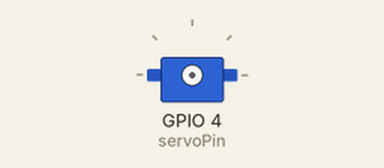
The sketch below on a simulated ESP32. On the bench: servo. WiFi joins after 1.5 s; servers stay silent unless stated; what the sketch prints to the serial monitor is not drawn.

Above: at 0.0 s.
At 11.8 s:
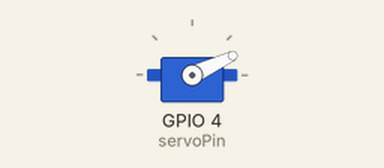
Timing chart, 0 to 13.3 s (numbered marks = the images above):
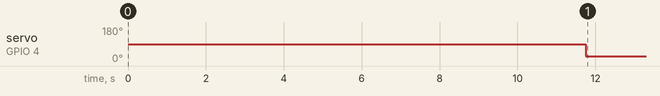

Measured:
- by itself, servo on GPIO 4 (servoPin): 90° → 25° at 11.8 s

The sketch:

Diagnostics_Sketch_Servo_Working.ino
```cpp
/*
 *  This sketch is to be used for diagnostics via wifi
 *  The default sketch is comprised of two parts only.
 *    1. Initializing WiFi and OTA
 *    2. Initializing TelNet Serial Output/Input
 *  Anything else in this sketch is to be considered temporary for diagnostics only
 */


/*
 *  MowBot Pins
 *
 *  Sonar
 *  Ping                                                =   26
 *  Echo                                                =   27
 *  Servo
 *  Pin                                                 =   4
 *  Right Motor
 *  R_Enable  (Forward direction relative to motor)     =   12
 *  R_PWM     (Forward Speed)                           =   13
 *  L_Enable  (Backward direction relative to motor)    =   14
 *  L_PWM     (Backward Speed)                          =   NOT YET CONNECTED
 *  Left Motor
 *  R_Enable  (Forward direction relative to motor)     =   15
 *  R_PWM     (Forward Speed)                           =   NOT YET CONNECTED
 *  L_Enable  (Backward direction relative to motor)    =   16
 *  L_PWM     (Backward Speed)                          =   5
 *  Voltage Sensor
 *  Signal                                              =   35
 *  GPS/Compass
 *  GPS TX                                              =   17
 *  GPS RX                                              =   18
 *  Compass SDA                                         =   21
 *  Compass SDL                                         =   22
 *
 *  EMPTY PINS
 *  2
 *  0
 *  19
 *  23
 *  25
 *  33
 *  32
 *  34
 *  VN
 *  VP
 *
 *  MowBot ToDo
 *  Motor Control
 *  Voltage Sensor
 *  Servo Calibration -
 *  Ultrasound
 *
 */

#include <WiFi.h>
#include <ESPmDNS.h>
#include <WiFiUdp.h>
#include <ArduinoOTA.h>

//const char* ssid = "chlabs_bot";
//const char* password = "chlabsrobotseverywhere";
char otaHash[] = "ee59085accf685157a4c8cb7d1a76887";

/* ------------------------------------------------- */

#include "ESPTelnet.h"

/* ------------------------------------------------- */

#define SERIAL_SPEED    115200
#define WIFI_SSID       "chlabs_bot"
#define WIFI_PASSWORD   "chlabsrobotseverywhere"

/* ------------------------------------------------- */


ESPTelnet telnet;
IPAddress ip;
uint16_t  port = 23;

/* ------------------------------------------------- */

void setupSerial(long speed, String msg = "") {
  Serial.begin(speed);
//  while (!Serial) {
//  }
  delay(200);
  Serial.println();
  Serial.println();
  if (msg != "") Serial.println(msg);
}

/* ------------------------------------------------- */

bool isConnected() {
  return (WiFi.status() == WL_CONNECTED);
}

/* ------------------------------------------------- */

bool connectToWiFi(const char* ssid, const char* password, int max_tries = 20, int pause = 500) {
  int i = 0;
  WiFi.mode(WIFI_STA);
  WiFi.begin(ssid, password);
  do {
    delay(pause);
    Serial.print(".");
  } while (!isConnected() || i++ < max_tries);
  WiFi.setAutoReconnect(true);
  WiFi.persistent(true);
  return isConnected();
}

/* ------------------------------------------------- */

void errorMsg(String error, bool restart = true) {
  Serial.println(error);
  if (restart) {
    Serial.println("Rebooting now...");
    delay(2000);
    ESP.restart();
    delay(2000);
  }
}

/* ------------------------------------------------- */

void setupTelnet() {
  // passing on functions for various telnet events
  telnet.onConnect(onTelnetConnect);
  telnet.onConnectionAttempt(onTelnetConnectionAttempt);
  telnet.onReconnect(onTelnetReconnect);
  telnet.onDisconnect(onTelnetDisconnect);

  // passing a lambda function
  telnet.onInputReceived([](String str) {
    // checks for a certain command
    if (str == "ping") {
      telnet.println("> pong");
      Serial.println("- Telnet: pong");
    // disconnect the client
    } else if (str == "bye") {
      telnet.println("> disconnecting you...");
      telnet.disconnectClient();
      }
  });

  Serial.print("- Telnet: ");
  if (telnet.begin(port)) {
    Serial.println("running");
  } else {
    Serial.println("error.");
    errorMsg("Will reboot...");
  }
}

/* ------------------------------------------------- */

// (optional) callback functions for telnet events
void onTelnetConnect(String ip) {
  Serial.print("- Telnet: ");
  Serial.print(ip);
  Serial.println(" connected");
  telnet.println("\nWelcome " + telnet.getIP());
  telnet.println("(Use ^] + q  to disconnect.)");
}

void onTelnetDisconnect(String ip) {
  Serial.print("- Telnet: ");
  Serial.print(ip);
  Serial.println(" disconnected");
}

void onTelnetReconnect(String ip) {
  Serial.print("- Telnet: ");
  Serial.print(ip);
  Serial.println(" reconnected");
}

void onTelnetConnectionAttempt(String ip) {
  Serial.print("- Telnet: ");
  Serial.print(ip);
  Serial.println(" tried to connected");
}

/* ------------------------------------------------- */


/*******      DIAGNOSTIC - DIAGNOSTIC - DIAGNOSTIC    ******/

#include <ESP32Servo.h>
Servo sonarServo;
int pos = 0;    // variable to store the servo position
// Recommended PWM GPIO pins on the ESP32 include 2,4,12-19,21-23,25-27,32-33
int servoPin = 4;

/*******      DIAGNOSTIC - DIAGNOSTIC - DIAGNOSTIC    ******/

void setup() {
  setupSerial(SERIAL_SPEED, "Telnet Test");

  Serial.print("- Wifi: ");
  connectToWiFi(WIFI_SSID, WIFI_PASSWORD);

  if (isConnected()) {
    ip = WiFi.localIP();
    Serial.println();
    Serial.print("- Telnet: "); Serial.print(ip); Serial.print(" "); Serial.print(port);
    setupTelnet();
  } else {
    Serial.println();
    errorMsg("Error connecting to WiFi");
  }
  initOTA();

/*******      DIAGNOSTIC - DIAGNOSTIC - DIAGNOSTIC    ******/

  // Allow allocation of all timers
  ESP32PWM::allocateTimer(0);
  ESP32PWM::allocateTimer(1);
  ESP32PWM::allocateTimer(2);
  ESP32PWM::allocateTimer(3);
  sonarServo.setPeriodHertz(50);    // standard 50 hz servo
  sonarServo.attach(servoPin, 500, 2400); // attaches the servo on pin 18 to the servo object
  // using default min/max of 1000us and 2000us
  // different servos may require different min/max settings
  // for an accurate 0 to 180 sweep
  delay(50);


/*******      DIAGNOSTIC - DIAGNOSTIC - DIAGNOSTIC    ******/

}

void loop() {
  ArduinoOTA.handle();
  telnet.loop();

//  telnet.print("I'm ");
//  telnet.println("Alive");

  // send serial input to telnet as output
  if (Serial.available()) {
    telnet.print(Serial.read());
  }

  /*      DIAGNOSTIC    */

    sonarServo.write(25);    // tell servo to go to position in variable 'pos'
    delay(15);             // waits 15ms for the servo to reach the position
}

void initOTA()  {
  ArduinoOTA.setHostname("MowbotCalibration");
  ArduinoOTA.setPasswordHash(otaHash);
  ArduinoOTA
    .onStart([]() {
      String type;
      if (ArduinoOTA.getCommand() == U_FLASH)
        type = "sketch";
      else // U_SPIFFS
        type = "filesystem";

      // NOTE: if updating SPIFFS this would be the place to unmount SPIFFS using SPIFFS.end()
      Serial.println("Start updating " + type);
    })
    .onEnd([]() {
      Serial.println("\nEnd");
    })
    .onProgress([](unsigned int progress, unsigned int total) {
      Serial.printf("OTA Update Progress: %u%%\r", (progress / (total / 100)));
    })
    .onError([](ota_error_t error) {
      Serial.printf("Error[%u]: ", error);
      if (error == OTA_AUTH_ERROR) Serial.println("Auth Failed");
      else if (error == OTA_BEGIN_ERROR) Serial.println("Begin Failed");
      else if (error == OTA_CONNECT_ERROR) Serial.println("Connect Failed");
      else if (error == OTA_RECEIVE_ERROR) Serial.println("Receive Failed");
      else if (error == OTA_END_ERROR) Serial.println("End Failed");
    });

  ArduinoOTA.begin();
}
```
